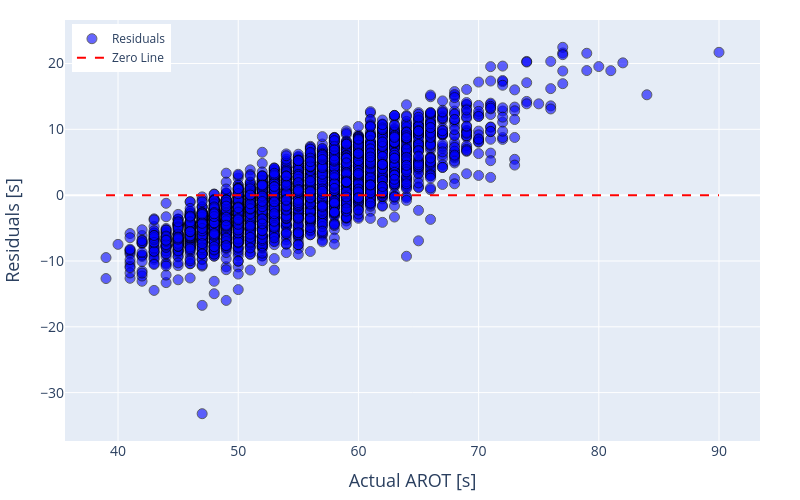
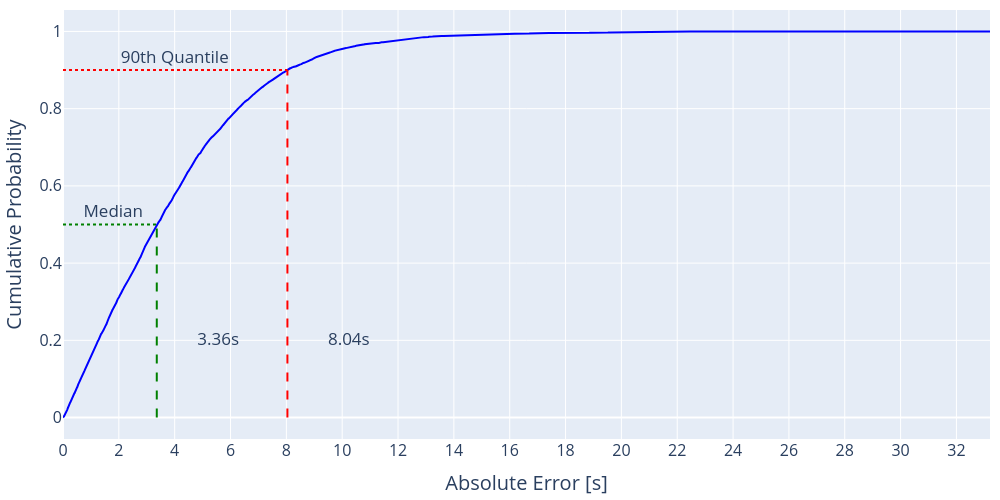

Write notebook code for charts like these, in order.
### Markdown cell above
#### Evaluation of final Model on the Test Data

### Code cell
# Model prediction
y_hat_test = supervised.predict(X_static_test)
y_hat_test = np.ravel(y_hat_test)

# Compute RMSE (Root Mean Squared Error)
rmse_test = np.sqrt(mean_squared_error(y_test, y_hat_test))

# Report RMSE
print("Test RMSE =", round(rmse_test, 2))

# Plot residual analysis (residual = true - predicted)
plot_result_plotly(y_true=y_test, y_pred=y_hat_test)

### Figure 1 — Plotly figure (JSON) as saved in the notebook; plotly's stock layout.template omitted (floating-point values rounded to 4 significant figures; data arrays with more than 128 entries replaced by an {"elided": "..."} marker saying what was removed)
{"data": [{"marker": {"color": "blue", "line": {"color": "black", "width": 1}, "opacity": 0.6, "size": 10}, "mode": "markers", "name": "Residuals", "type": "scatter", "x": {"elided": "4150 float values"}, "y": {"elided": "4150 float values"}}, {"line": {"color": "red", "dash": "dash"}, "mode": "lines", "name": "Zero Line", "type": "scatter", "x": [39, 90], "y": [0, 0]}], "layout": {"height": 500, "legend": {"x": 0.01, "y": 0.99}, "margin": {"b": 40, "l": 40, "r": 40, "t": 20}, "showlegend": true, "width": 800, "xaxis": {"tickfont": {"size": 14}, "title": {"font": {"size": 18}, "text": "Actual AROT [s]"}}, "yaxis": {"tickfont": {"size": 14}, "title": {"font": {"size": 18}, "text": "Residuals [s]"}}}}

### Figure 2 — Plotly figure (JSON) as saved in the notebook; plotly's stock layout.template omitted (floating-point values rounded to 4 significant figures; data arrays with more than 128 entries replaced by an {"elided": "..."} marker saying what was removed)
{"data": [{"line": {"color": "blue", "width": 2}, "mode": "lines", "showlegend": false, "type": "scatter", "x": {"elided": "4150 float values"}, "y": {"elided": "4150 float values"}}, {"line": {"color": "green", "dash": "dash", "width": 2}, "mode": "lines", "showlegend": false, "type": "scatter", "x": [3.359, 3.359], "y": [0, 0.5]}, {"line": {"color": "red", "dash": "dash", "width": 2}, "mode": "lines", "showlegend": false, "type": "scatter", "x": [8.037, 8.037], "y": [0, 0.9]}, {"line": {"color": "green", "dash": "dot", "width": 2}, "mode": "lines", "showlegend": false, "type": "scatter", "x": [0, 3.359], "y": [0.5, 0.5]}, {"line": {"color": "red", "dash": "dot", "width": 2}, "mode": "lines", "showlegend": false, "type": "scatter", "x": [0, 8.037], "y": [0.9, 0.9]}, {"mode": "text", "showlegend": false, "text": ["3.36s"], "textfont": {"size": 17}, "type": "scatter", "x": [5.559], "y": [0.2]}, {"mode": "text", "showlegend": false, "text": ["Median"], "textfont": {"size": 17}, "type": "scatter", "x": [1.8], "y": [0.53]}, {"mode": "text", "showlegend": false, "text": ["8.04s"], "textfont": {"size": 17}, "type": "scatter", "x": [10.24], "y": [0.2]}, {"mode": "text", "showlegend": false, "text": ["90th Quantile"], "textfont": {"size": 17}, "type": "scatter", "x": [4], "y": [0.93]}], "layout": {"height": 500, "margin": {"b": 10, "l": 10, "r": 10, "t": 10}, "showlegend": false, "width": 1000, "xaxis": {"dtick": 2, "range": [0, 33.2], "tickfont": {"size": 16}, "title": {"font": {"size": 20}, "text": "Absolute Error [s]"}}, "yaxis": {"tickfont": {"size": 16}, "title": {"font": {"size": 20}, "text": "Cumulative Probability"}}}}
